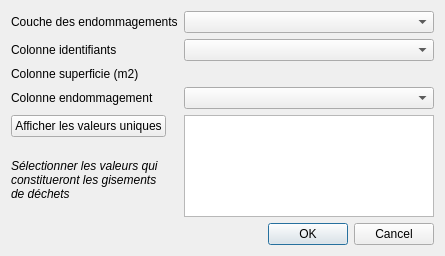
<?xml version="1.0" encoding="UTF-8"?>
<ui version="4.0">
 <class>dialog</class>
 <widget class="QDialog" name="dialog">
  <property name="geometry">
   <rect>
    <x>0</x>
    <y>0</y>
    <width>445</width>
    <height>256</height>
   </rect>
  </property>
  <property name="windowTitle">
   <string>Localiser les gisements de déchets</string>
  </property>
  <layout class="QFormLayout" name="formLayout">
   <item row="0" column="0">
    <widget class="QLabel" name="label">
     <property name="text">
      <string>Couche des endommagements</string>
     </property>
    </widget>
   </item>
   <item row="0" column="1">
    <widget class="QgsMapLayerComboBox" name="mMapLayerComboBox"/>
   </item>
   <item row="4" column="0">
    <widget class="QLabel" name="label_2">
     <property name="text">
      <string>Colonne endommagement</string>
     </property>
    </widget>
   </item>
   <item row="4" column="1">
    <widget class="QgsFieldComboBox" name="mFieldComboBox"/>
   </item>
   <item row="5" column="0">
    <layout class="QVBoxLayout" name="verticalLayout">
     <item>
      <widget class="QPushButton" name="pushButton">
       <property name="text">
        <string>Afficher les valeurs uniques</string>
       </property>
      </widget>
     </item>
     <item>
      <widget class="QLabel" name="label_3">
       <property name="text">
        <string>&lt;html&gt;&lt;head/&gt;&lt;body&gt;&lt;p&gt;&lt;span style=&quot; font-style:italic;&quot;&gt;Sélectionner les valeurs qui constitueront les gisements de déchets&lt;/span&gt;&lt;/p&gt;&lt;/body&gt;&lt;/html&gt;</string>
       </property>
       <property name="wordWrap">
        <bool>true</bool>
       </property>
      </widget>
     </item>
    </layout>
   </item>
   <item row="7" column="0" colspan="2">
    <widget class="QDialogButtonBox" name="buttonBox">
     <property name="orientation">
      <enum>Qt::Horizontal</enum>
     </property>
     <property name="standardButtons">
      <set>QDialogButtonBox::Cancel|QDialogButtonBox::Ok</set>
     </property>
    </widget>
   </item>
   <item row="2" column="0">
    <widget class="QLabel" name="label_4">
     <property name="text">
      <string>Colonne superficie (m2)</string>
     </property>
    </widget>
   </item>
   <item row="1" column="1">
    <widget class="QgsFieldComboBox" name="mFieldComboBox_3"/>
   </item>
   <item row="1" column="0">
    <widget class="QLabel" name="label_5">
     <property name="text">
      <string>Colonne identifiants</string>
     </property>
    </widget>
   </item>
   <item row="5" column="1">
    <widget class="QListWidget" name="listWidget">
     <property name="selectionMode">
      <enum>QAbstractItemView::MultiSelection</enum>
     </property>
    </widget>
   </item>
   <item row="2" column="1">
    <widget class="QgsFieldExpressionWidget" name="mFieldExpressionWidget"/>
   </item>
  </layout>
 </widget>
 <customwidgets>
  <customwidget>
   <class>QgsFieldComboBox</class>
   <extends>QComboBox</extends>
   <header>qgsfieldcombobox.h</header>
  </customwidget>
  <customwidget>
   <class>QgsFieldExpressionWidget</class>
   <extends>QWidget</extends>
   <header>qgsfieldexpressionwidget.h</header>
  </customwidget>
  <customwidget>
   <class>QgsMapLayerComboBox</class>
   <extends>QComboBox</extends>
   <header>qgsmaplayercombobox.h</header>
  </customwidget>
 </customwidgets>
 <resources/>
 <connections>
  <connection>
   <sender>buttonBox</sender>
   <signal>accepted()</signal>
   <receiver>dialog</receiver>
   <slot>accept()</slot>
   <hints>
    <hint type="sourcelabel">
     <x>227</x>
     <y>238</y>
    </hint>
    <hint type="destinationlabel">
     <x>157</x>
     <y>255</y>
    </hint>
   </hints>
  </connection>
  <connection>
   <sender>buttonBox</sender>
   <signal>rejected()</signal>
   <receiver>dialog</receiver>
   <slot>reject()</slot>
   <hints>
    <hint type="sourcelabel">
     <x>295</x>
     <y>244</y>
    </hint>
    <hint type="destinationlabel">
     <x>286</x>
     <y>255</y>
    </hint>
   </hints>
  </connection>
  <connection>
   <sender>mMapLayerComboBox</sender>
   <signal>layerChanged(QgsMapLayer*)</signal>
   <receiver>mFieldComboBox</receiver>
   <slot>setLayer(QgsMapLayer*)</slot>
   <hints>
    <hint type="sourcelabel">
     <x>372</x>
     <y>21</y>
    </hint>
    <hint type="destinationlabel">
     <x>435</x>
     <y>114</y>
    </hint>
   </hints>
  </connection>
  <connection>
   <sender>mMapLayerComboBox</sender>
   <signal>layerChanged(QgsMapLayer*)</signal>
   <receiver>mFieldComboBox_3</receiver>
   <slot>setLayer(QgsMapLayer*)</slot>
   <hints>
    <hint type="sourcelabel">
     <x>333</x>
     <y>18</y>
    </hint>
    <hint type="destinationlabel">
     <x>333</x>
     <y>46</y>
    </hint>
   </hints>
  </connection>
  <connection>
   <sender>mMapLayerComboBox</sender>
   <signal>layerChanged(QgsMapLayer*)</signal>
   <receiver>mFieldExpressionWidget</receiver>
   <slot>setLayer(QgsMapLayer*)</slot>
   <hints>
    <hint type="sourcelabel">
     <x>210</x>
     <y>27</y>
    </hint>
    <hint type="destinationlabel">
     <x>208</x>
     <y>77</y>
    </hint>
   </hints>
  </connection>
  <connection>
   <sender>mFieldComboBox</sender>
   <signal>fieldChanged(QString)</signal>
   <receiver>listWidget</receiver>
   <slot>reset()</slot>
   <hints>
    <hint type="sourcelabel">
     <x>399</x>
     <y>111</y>
    </hint>
    <hint type="destinationlabel">
     <x>403</x>
     <y>180</y>
    </hint>
   </hints>
  </connection>
 </connections>
</ui>
